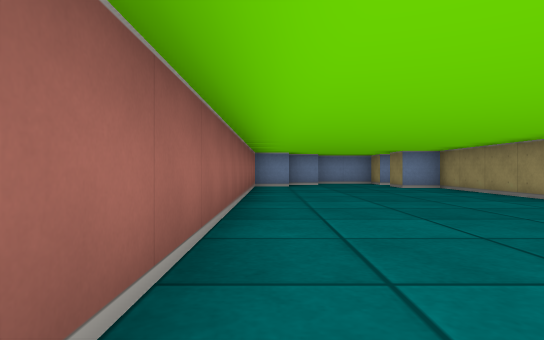
view 1 (above)

12 first-person views from a walk through a cub3D ray-caster map. The camera is about half as high as the walls, looks level and sees 75° across. The floor is counted in squares. Each view is taken from the middle of a square. On the plan, view 1 faces up. The plan holds only what a view shows up to about 9 squares ahead; the rest is blank. The place goes on beyond the plan.

view 2
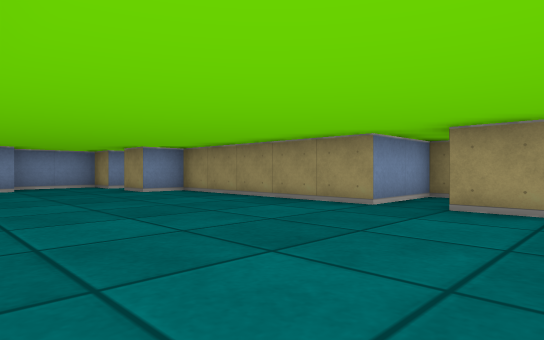

view 3
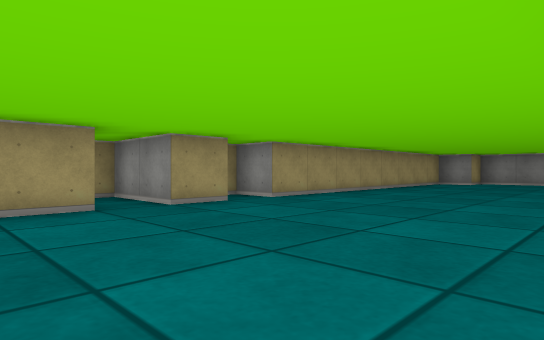

view 4
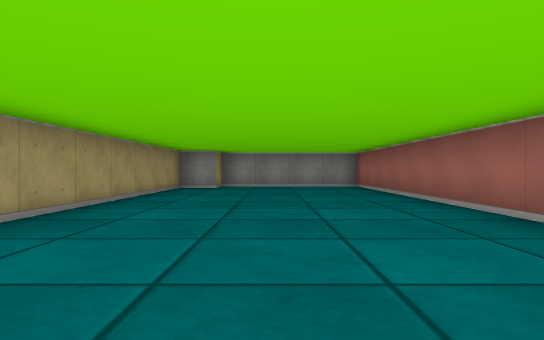

view 5
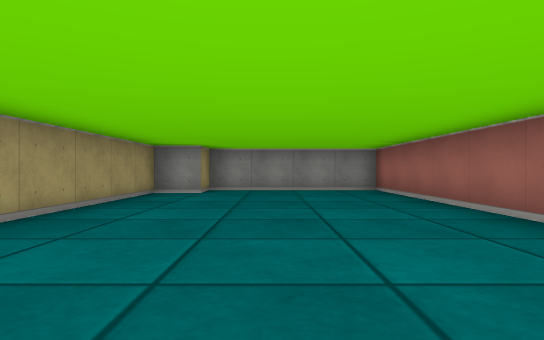

view 6
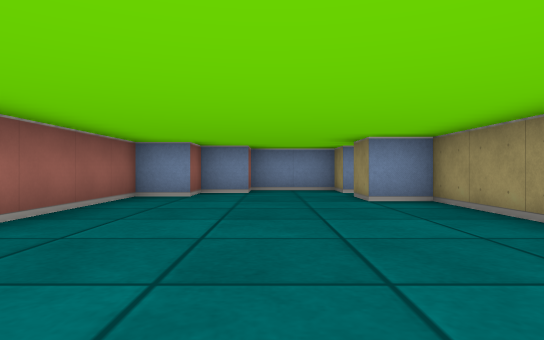

view 7
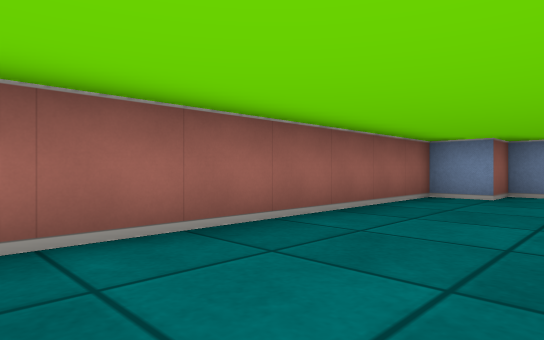

view 8
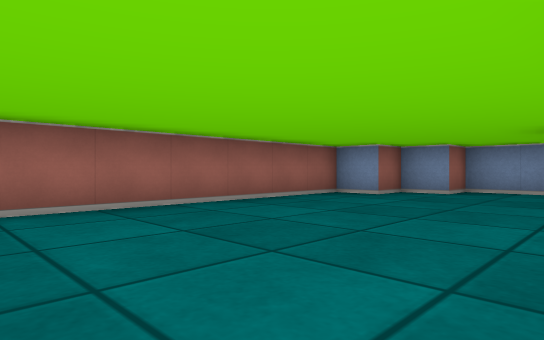

view 9
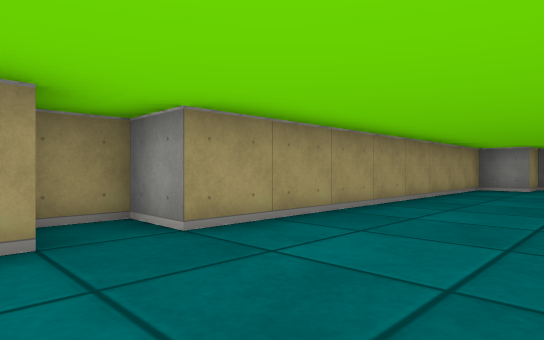

view 10
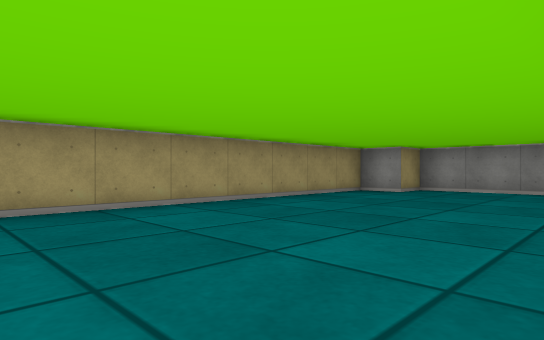

view 11
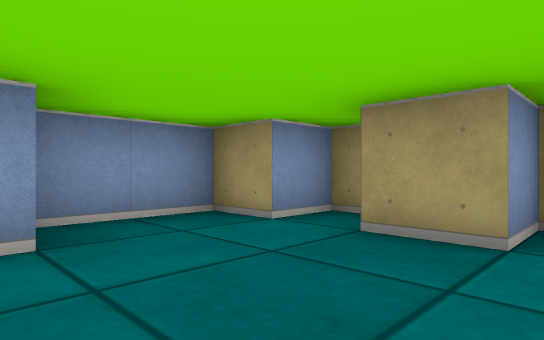

view 12
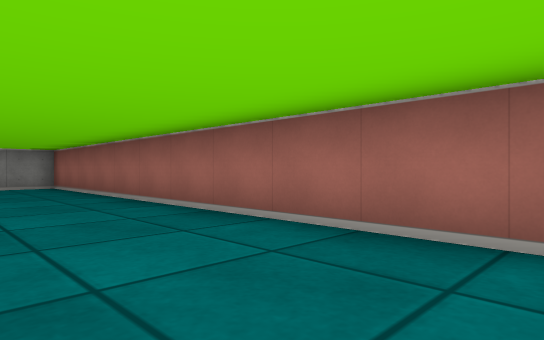

### Floor plan
Points are (right, up) in squares from view 1. A wall is a line through its corners. A room is listed if a view was taken in it or the views show most of it. See-through windows are left out.
Room 1 (views 1, 2, 3, 4, 5, 6, 7, 8, 9, 10, 11, 12)
walls: (4.5, 2.5) (4.5, 3.5) (6.5, 3.5) (6.5, 4.5) (4.5, 4.5) (4.5, 9.5) (3.5, 9.5) (3.5, 10.5); (4.5, 11) (4.5, 11.5) (3.5, 11.5) (3.5, 12.5) (1.5, 12.5) (1.5, 11.5) (0.5, 11.5) (0.5, 10.5) (-0.5, 10.5) (-0.5, -7.5) (3.5, -7.5) (3.5, -6.5) (4.5, -6.5) (4.5, 1.5) (5.5, 1.5) (5.5, 2.4)

Positions as (right, up) in squares from view 1, and headings:
1: (0, 0), facing up
2: (0, 2), facing up-right
3: (0, 6), facing down-right
4: (2, 3), facing down
5: (2, 1), facing down
6: (2, 4), facing up
7: (2, 4), facing up-left
8: (4, 4), facing up-left
9: (2, 3), facing down-right
10: (0, 1), facing down-right
11: (1, 9), facing up-right
12: (2, 3), facing down-left
